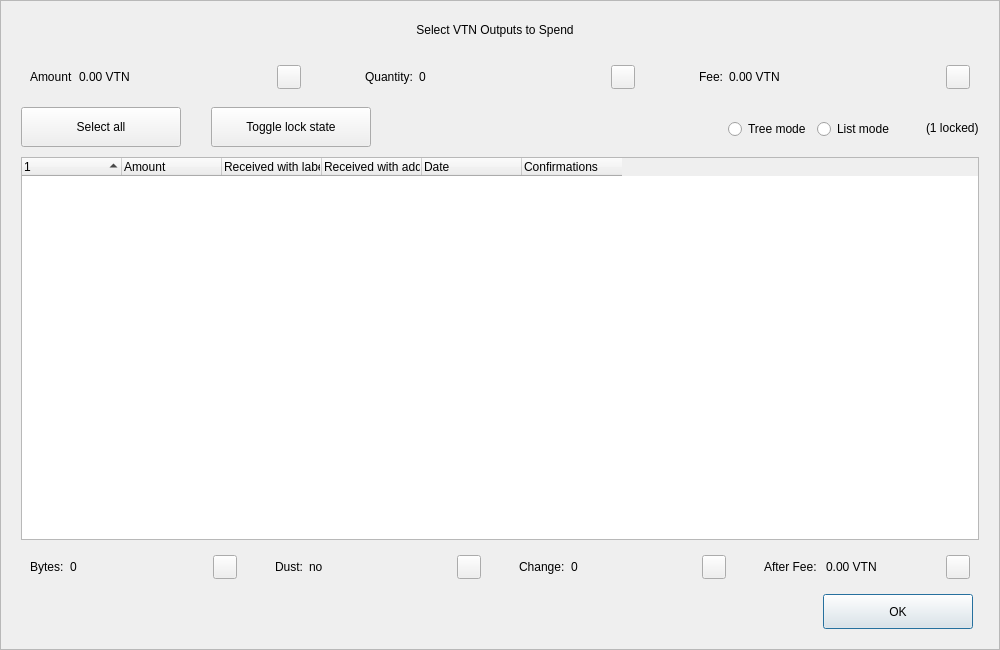
<?xml version="1.0" encoding="UTF-8"?>
<ui version="4.0">
 <class>CoinControlDialog</class>
 <widget class="QDialog" name="CoinControlDialog">
  <property name="geometry">
   <rect>
    <x>0</x>
    <y>0</y>
    <width>1000</width>
    <height>650</height>
   </rect>
  </property>
  <property name="minimumSize">
   <size>
    <width>950</width>
    <height>650</height>
   </size>
  </property>
  <property name="windowTitle">
   <string>Coin Selection</string>
  </property>
  <property name="styleSheet">
   <string notr="true"/>
  </property>
  <layout class="QVBoxLayout" name="verticalLayout">
   <property name="spacing">
    <number>0</number>
   </property>
   <property name="leftMargin">
    <number>0</number>
   </property>
   <property name="topMargin">
    <number>0</number>
   </property>
   <property name="rightMargin">
    <number>0</number>
   </property>
   <property name="bottomMargin">
    <number>0</number>
   </property>
   <item>
    <widget class="QFrame" name="frameContainer">
     <property name="toolTipDuration">
      <number>0</number>
     </property>
     <property name="frameShape">
      <enum>QFrame::StyledPanel</enum>
     </property>
     <property name="frameShadow">
      <enum>QFrame::Raised</enum>
     </property>
     <layout class="QVBoxLayout" name="verticalLayout_2">
      <property name="leftMargin">
       <number>0</number>
      </property>
      <property name="rightMargin">
       <number>0</number>
      </property>
      <property name="bottomMargin">
       <number>20</number>
      </property>
      <item>
       <layout class="QHBoxLayout" name="horizontalLayout_12">
        <property name="spacing">
         <number>0</number>
        </property>
        <property name="leftMargin">
         <number>20</number>
        </property>
        <property name="rightMargin">
         <number>30</number>
        </property>
        <item>
         <spacer name="horizontalSpacer_4">
          <property name="orientation">
           <enum>Qt::Horizontal</enum>
          </property>
          <property name="sizeHint" stdset="0">
           <size>
            <width>40</width>
            <height>20</height>
           </size>
          </property>
         </spacer>
        </item>
        <item>
         <widget class="QLabel" name="labelTitle">
          <property name="minimumSize">
           <size>
            <width>0</width>
            <height>40</height>
           </size>
          </property>
          <property name="maximumSize">
           <size>
            <width>16777215</width>
            <height>40</height>
           </size>
          </property>
          <property name="text">
           <string>Select VTN Outputs to Spend</string>
          </property>
          <property name="alignment">
           <set>Qt::AlignCenter</set>
          </property>
          <property name="margin">
           <number>7</number>
          </property>
         </widget>
        </item>
        <item>
         <spacer name="horizontalSpacer_5">
          <property name="orientation">
           <enum>Qt::Horizontal</enum>
          </property>
          <property name="sizeHint" stdset="0">
           <size>
            <width>40</width>
            <height>20</height>
           </size>
          </property>
         </spacer>
        </item>
       </layout>
      </item>
      <item>
       <layout class="QHBoxLayout" name="horizontalLayout_8">
        <property name="leftMargin">
         <number>20</number>
        </property>
        <property name="rightMargin">
         <number>20</number>
        </property>
        <item>
         <widget class="QWidget" name="layoutAmount" native="true">
          <layout class="QHBoxLayout" name="horizontalLayout_9" stretch="0,1,0">
           <item>
            <widget class="QLabel" name="labelCoinControlAmountText">
             <property name="text">
              <string>Amount</string>
             </property>
            </widget>
           </item>
           <item>
            <widget class="QLabel" name="labelCoinControlAmount">
             <property name="text">
              <string>0.00 VTN</string>
             </property>
            </widget>
           </item>
           <item alignment="Qt::AlignHCenter|Qt::AlignVCenter">
            <widget class="QPushButton" name="pushButtonAmount">
             <property name="minimumSize">
              <size>
               <width>0</width>
               <height>24</height>
              </size>
             </property>
             <property name="maximumSize">
              <size>
               <width>24</width>
               <height>26</height>
              </size>
             </property>
             <property name="focusPolicy">
              <enum>Qt::NoFocus</enum>
             </property>
             <property name="styleSheet">
              <string notr="true">padding-bottom:2px;
padding-right:4px;</string>
             </property>
             <property name="text">
              <string/>
             </property>
            </widget>
           </item>
          </layout>
         </widget>
        </item>
        <item>
         <spacer name="horizontalSpacer_2">
          <property name="orientation">
           <enum>Qt::Horizontal</enum>
          </property>
          <property name="sizeType">
           <enum>QSizePolicy::Fixed</enum>
          </property>
          <property name="sizeHint" stdset="0">
           <size>
            <width>40</width>
            <height>20</height>
           </size>
          </property>
         </spacer>
        </item>
        <item>
         <widget class="QWidget" name="layoutQuantity" native="true">
          <layout class="QHBoxLayout" name="horizontalLayout_10" stretch="0,1,0">
           <item>
            <widget class="QLabel" name="labelCoinControlQuantityText">
             <property name="text">
              <string>Quantity:</string>
             </property>
            </widget>
           </item>
           <item>
            <widget class="QLabel" name="labelCoinControlQuantity">
             <property name="text">
              <string>0</string>
             </property>
            </widget>
           </item>
           <item alignment="Qt::AlignHCenter|Qt::AlignVCenter">
            <widget class="QPushButton" name="pushButtonQuantity">
             <property name="minimumSize">
              <size>
               <width>0</width>
               <height>24</height>
              </size>
             </property>
             <property name="maximumSize">
              <size>
               <width>24</width>
               <height>26</height>
              </size>
             </property>
             <property name="focusPolicy">
              <enum>Qt::NoFocus</enum>
             </property>
             <property name="styleSheet">
              <string notr="true">padding-bottom:2px;
               padding-right:4px;</string>
             </property>
             <property name="text">
              <string/>
             </property>
            </widget>
           </item>
          </layout>
         </widget>
        </item>
        <item>
         <spacer name="horizontalSpacer_22">
          <property name="orientation">
           <enum>Qt::Horizontal</enum>
          </property>
          <property name="sizeType">
           <enum>QSizePolicy::Fixed</enum>
          </property>
          <property name="sizeHint" stdset="0">
           <size>
            <width>40</width>
            <height>20</height>
           </size>
          </property>
         </spacer>
        </item>
        <item>
         <widget class="QWidget" name="layoutFee" native="true">
          <layout class="QHBoxLayout" name="horizontalLayout_11" stretch="0,1,0">
           <item>
            <widget class="QLabel" name="labelCoinControlFeeText">
             <property name="text">
              <string>Fee:</string>
             </property>
            </widget>
           </item>
           <item>
            <widget class="QLabel" name="labelCoinControlFee">
             <property name="text">
              <string>0.00 VTN</string>
             </property>
            </widget>
           </item>
           <item alignment="Qt::AlignHCenter|Qt::AlignVCenter">
            <widget class="QPushButton" name="pushButtonFee">
             <property name="minimumSize">
              <size>
               <width>0</width>
               <height>24</height>
              </size>
             </property>
             <property name="maximumSize">
              <size>
               <width>24</width>
               <height>26</height>
              </size>
             </property>
             <property name="focusPolicy">
              <enum>Qt::NoFocus</enum>
             </property>
             <property name="styleSheet">
              <string notr="true">padding-bottom:2px;
               padding-right:4px;</string>
             </property>
             <property name="text">
              <string/>
             </property>
            </widget>
           </item>
          </layout>
         </widget>
        </item>
       </layout>
      </item>
      <item>
       <widget class="QFrame" name="frame">
        <property name="minimumSize">
         <size>
          <width>0</width>
          <height>40</height>
         </size>
        </property>
        <property name="styleSheet">
         <string notr="true">#frame {
	border:0;
}</string>
        </property>
        <property name="frameShape">
         <enum>QFrame::StyledPanel</enum>
        </property>
        <property name="frameShadow">
         <enum>QFrame::Sunken</enum>
        </property>
        <layout class="QHBoxLayout" name="horizontalLayout">
         <property name="spacing">
          <number>0</number>
         </property>
         <property name="leftMargin">
          <number>20</number>
         </property>
         <property name="topMargin">
          <number>0</number>
         </property>
         <property name="rightMargin">
          <number>20</number>
         </property>
         <property name="bottomMargin">
          <number>0</number>
         </property>
         <item>
          <layout class="QHBoxLayout" name="horizontalLayoutPanel" stretch="0,0,0,0,0,0">
           <property name="spacing">
            <number>20</number>
           </property>
           <item>
            <widget class="QPushButton" name="pushButtonSelectAll">
             <property name="sizePolicy">
              <sizepolicy hsizetype="Maximum" vsizetype="Fixed">
               <horstretch>0</horstretch>
               <verstretch>0</verstretch>
              </sizepolicy>
             </property>
             <property name="minimumSize">
              <size>
               <width>160</width>
               <height>40</height>
              </size>
             </property>
             <property name="maximumSize">
              <size>
               <width>16777215</width>
               <height>40</height>
              </size>
             </property>
             <property name="text">
              <string>Select all</string>
             </property>
             <property name="checkable">
              <bool>true</bool>
             </property>
             <property name="checked">
              <bool>false</bool>
             </property>
             <property name="autoExclusive">
              <bool>false</bool>
             </property>
             <property name="autoDefault">
              <bool>false</bool>
             </property>
            </widget>
           </item>
           <item>
            <spacer name="horizontalSpacer_6">
             <property name="orientation">
              <enum>Qt::Horizontal</enum>
             </property>
             <property name="sizeType">
              <enum>QSizePolicy::Fixed</enum>
             </property>
             <property name="sizeHint" stdset="0">
              <size>
               <width>10</width>
               <height>20</height>
              </size>
             </property>
            </spacer>
           </item>
           <item>
            <widget class="QPushButton" name="pushButtonToggleLock">
             <property name="sizePolicy">
              <sizepolicy hsizetype="Maximum" vsizetype="Fixed">
               <horstretch>0</horstretch>
               <verstretch>0</verstretch>
              </sizepolicy>
             </property>
             <property name="minimumSize">
              <size>
               <width>160</width>
               <height>40</height>
              </size>
             </property>
             <property name="maximumSize">
              <size>
               <width>16777215</width>
               <height>40</height>
              </size>
             </property>
             <property name="text">
              <string>Toggle lock state</string>
             </property>
             <property name="checkable">
              <bool>true</bool>
             </property>
             <property name="autoExclusive">
              <bool>false</bool>
             </property>
             <property name="autoDefault">
              <bool>false</bool>
             </property>
            </widget>
           </item>
           <item>
            <spacer name="horizontalSpacer_7">
             <property name="orientation">
              <enum>Qt::Horizontal</enum>
             </property>
             <property name="sizeType">
              <enum>QSizePolicy::Expanding</enum>
             </property>
             <property name="sizeHint" stdset="0">
              <size>
               <width>30</width>
               <height>20</height>
              </size>
             </property>
            </spacer>
           </item>
           <item alignment="Qt::AlignRight">
            <widget class="QGroupBox" name="groupBox_2">
             <property name="styleSheet">
              <string notr="true">#groupBox_2 {
    background-color:transparent;
    border-radius:0;
}</string>
             </property>
             <property name="title">
              <string/>
             </property>
             <layout class="QHBoxLayout" name="horizontalLayout_14">
              <item>
               <widget class="QRadioButton" name="radioTreeMode">
                <property name="sizePolicy">
                 <sizepolicy hsizetype="Maximum" vsizetype="Fixed">
                  <horstretch>0</horstretch>
                  <verstretch>0</verstretch>
                 </sizepolicy>
                </property>
                <property name="text">
                 <string>Tree mode</string>
                </property>
               </widget>
              </item>
              <item>
               <widget class="QRadioButton" name="radioListMode">
                <property name="sizePolicy">
                 <sizepolicy hsizetype="Maximum" vsizetype="Fixed">
                  <horstretch>0</horstretch>
                  <verstretch>0</verstretch>
                 </sizepolicy>
                </property>
                <property name="text">
                 <string>List mode</string>
                </property>
                <property name="checked">
                 <bool>false</bool>
                </property>
               </widget>
              </item>
             </layout>
            </widget>
           </item>
           <item>
            <widget class="QLabel" name="labelLocked">
             <property name="text">
              <string>(1 locked)</string>
             </property>
            </widget>
           </item>
          </layout>
         </item>
        </layout>
       </widget>
      </item>
      <item>
       <layout class="QHBoxLayout" name="horizontalLayout_13">
        <property name="leftMargin">
         <number>20</number>
        </property>
        <property name="rightMargin">
         <number>20</number>
        </property>
        <item>
         <widget class="CoinControlTreeWidget" name="treeWidget">
          <property name="contextMenuPolicy">
           <enum>Qt::CustomContextMenu</enum>
          </property>
          <property name="styleSheet">
           <string notr="true"/>
          </property>
          <property name="sortingEnabled">
           <bool>false</bool>
          </property>
          <property name="columnCount">
           <number>6</number>
          </property>
          <attribute name="headerShowSortIndicator" stdset="0">
           <bool>true</bool>
          </attribute>
          <attribute name="headerStretchLastSection">
           <bool>false</bool>
          </attribute>
          <column>
           <property name="text">
            <string/>
           </property>
          </column>
          <column>
           <property name="text">
            <string>Amount</string>
           </property>
          </column>
          <column>
           <property name="text">
            <string>Received with label</string>
           </property>
          </column>
          <column>
           <property name="text">
            <string>Received with address</string>
           </property>
          </column>
          <column>
           <property name="text">
            <string>Date</string>
           </property>
          </column>
          <column>
           <property name="text">
            <string>Confirmations</string>
           </property>
           <property name="toolTip">
            <string>Confirmed</string>
           </property>
          </column>
         </widget>
        </item>
       </layout>
      </item>
      <item>
       <layout class="QHBoxLayout" name="horizontalLayout_3">
        <property name="spacing">
         <number>20</number>
        </property>
        <property name="leftMargin">
         <number>20</number>
        </property>
        <property name="rightMargin">
         <number>20</number>
        </property>
        <item>
         <widget class="QWidget" name="layoutBytes" native="true">
          <layout class="QHBoxLayout" name="horizontalLayout_4" stretch="0,1,0">
           <item>
            <widget class="QLabel" name="labelCoinControlBytesText">
             <property name="text">
              <string>Bytes:</string>
             </property>
            </widget>
           </item>
           <item>
            <widget class="QLabel" name="labelCoinControlBytes">
             <property name="text">
              <string>0</string>
             </property>
            </widget>
           </item>
           <item alignment="Qt::AlignHCenter|Qt::AlignVCenter">
            <widget class="QPushButton" name="pushButtonBytes">
             <property name="minimumSize">
              <size>
               <width>0</width>
               <height>24</height>
              </size>
             </property>
             <property name="maximumSize">
              <size>
               <width>24</width>
               <height>26</height>
              </size>
             </property>
             <property name="focusPolicy">
              <enum>Qt::NoFocus</enum>
             </property>
             <property name="styleSheet">
              <string notr="true">padding-bottom:2px;
               padding-right:4px;</string>
             </property>
             <property name="text">
              <string/>
             </property>
            </widget>
           </item>
          </layout>
         </widget>
        </item>
        <item>
         <widget class="QWidget" name="layoutDust" native="true">
          <layout class="QHBoxLayout" name="horizontalLayout_5" stretch="0,1,0">
           <item>
            <widget class="QLabel" name="labelCoinControlLowOutputText">
             <property name="text">
              <string>Dust:</string>
             </property>
            </widget>
           </item>
           <item>
            <widget class="QLabel" name="labelCoinControlLowOutput">
             <property name="text">
              <string>no</string>
             </property>
            </widget>
           </item>
           <item alignment="Qt::AlignHCenter|Qt::AlignVCenter">
            <widget class="QPushButton" name="pushButtonDust">
             <property name="minimumSize">
              <size>
               <width>0</width>
               <height>24</height>
              </size>
             </property>
             <property name="maximumSize">
              <size>
               <width>24</width>
               <height>26</height>
              </size>
             </property>
             <property name="focusPolicy">
              <enum>Qt::NoFocus</enum>
             </property>
             <property name="styleSheet">
              <string notr="true">padding-bottom:2px;
               padding-right:4px;</string>
             </property>
             <property name="text">
              <string/>
             </property>
            </widget>
           </item>
          </layout>
         </widget>
        </item>
        <item>
         <widget class="QWidget" name="layoutChange" native="true">
          <layout class="QHBoxLayout" name="horizontalLayout_6" stretch="0,1,0">
           <item>
            <widget class="QLabel" name="labelCoinControlChangeText">
             <property name="text">
              <string>Change:</string>
             </property>
            </widget>
           </item>
           <item>
            <widget class="QLabel" name="labelCoinControlChange">
             <property name="text">
              <string>0</string>
             </property>
            </widget>
           </item>
           <item alignment="Qt::AlignHCenter|Qt::AlignVCenter">
            <widget class="QPushButton" name="pushButtonChange">
             <property name="minimumSize">
              <size>
               <width>0</width>
               <height>24</height>
              </size>
             </property>
             <property name="maximumSize">
              <size>
               <width>24</width>
               <height>26</height>
              </size>
             </property>
             <property name="focusPolicy">
              <enum>Qt::NoFocus</enum>
             </property>
             <property name="styleSheet">
              <string notr="true">padding-bottom:2px;
               padding-right:4px;</string>
             </property>
             <property name="text">
              <string/>
             </property>
            </widget>
           </item>
          </layout>
         </widget>
        </item>
        <item>
         <widget class="QWidget" name="layoutAfter" native="true">
          <layout class="QHBoxLayout" name="horizontalLayout_7" stretch="0,1,0">
           <item>
            <widget class="QLabel" name="labelCoinControlAfterFeeText">
             <property name="text">
              <string>After Fee: </string>
             </property>
            </widget>
           </item>
           <item>
            <widget class="QLabel" name="labelCoinControlAfterFee">
             <property name="text">
              <string>0.00 VTN</string>
             </property>
            </widget>
           </item>
           <item alignment="Qt::AlignHCenter|Qt::AlignVCenter">
            <widget class="QPushButton" name="pushButtonAlterFee">
             <property name="minimumSize">
              <size>
               <width>0</width>
               <height>24</height>
              </size>
             </property>
             <property name="maximumSize">
              <size>
               <width>24</width>
               <height>26</height>
              </size>
             </property>
             <property name="focusPolicy">
              <enum>Qt::NoFocus</enum>
             </property>
             <property name="styleSheet">
              <string notr="true">padding-bottom:2px;
               padding-right:4px;</string>
             </property>
             <property name="text">
              <string/>
             </property>
            </widget>
           </item>
          </layout>
         </widget>
        </item>
       </layout>
      </item>
      <item>
       <layout class="QHBoxLayout" name="horizontalLayout_2">
        <property name="spacing">
         <number>0</number>
        </property>
        <property name="leftMargin">
         <number>20</number>
        </property>
        <property name="rightMargin">
         <number>26</number>
        </property>
        <item>
         <spacer name="horizontalSpacer_3">
          <property name="orientation">
           <enum>Qt::Horizontal</enum>
          </property>
          <property name="sizeHint" stdset="0">
           <size>
            <width>558</width>
            <height>20</height>
           </size>
          </property>
         </spacer>
        </item>
        <item>
         <widget class="QPushButton" name="pushButtonOk">
          <property name="minimumSize">
           <size>
            <width>150</width>
            <height>35</height>
           </size>
          </property>
          <property name="text">
           <string>OK</string>
          </property>
         </widget>
        </item>
       </layout>
      </item>
     </layout>
    </widget>
   </item>
  </layout>
 </widget>
 <customwidgets>
  <customwidget>
   <class>CoinControlTreeWidget</class>
   <extends>QTreeWidget</extends>
   <header>coincontroltreewidget.h</header>
  </customwidget>
 </customwidgets>
 <resources/>
 <connections/>
</ui>
